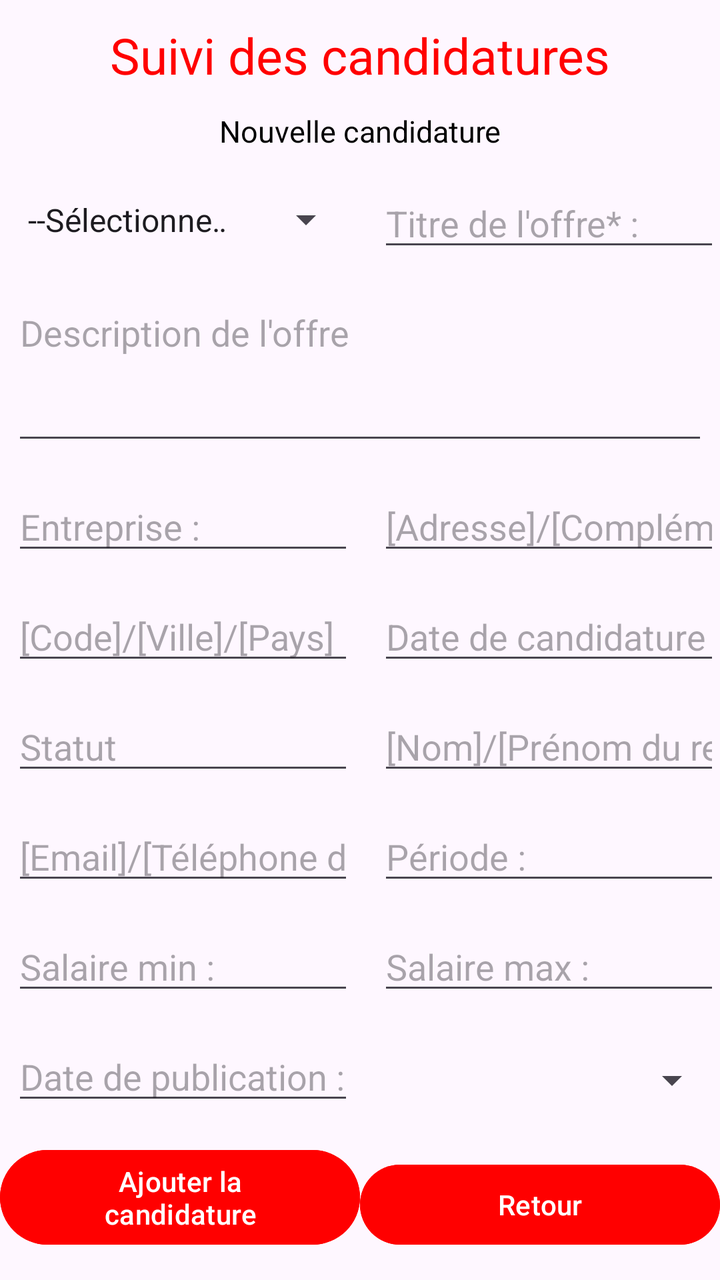
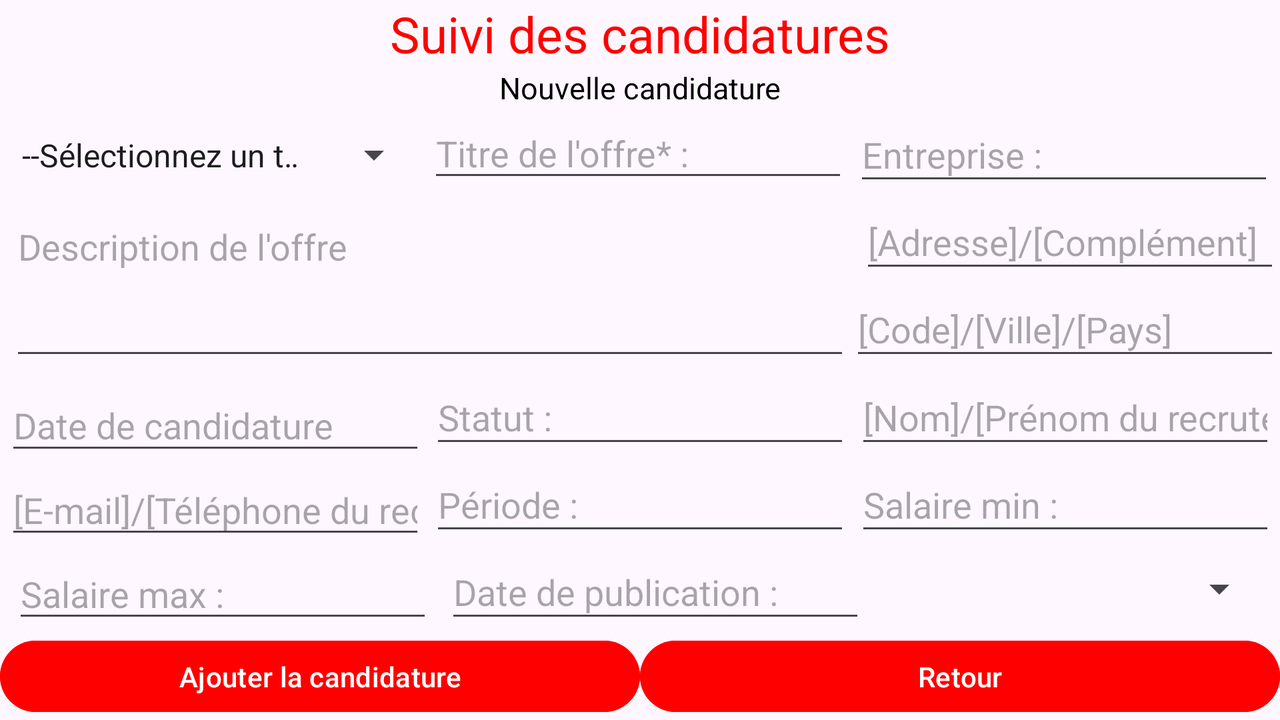

Two renders of one Android screen. The first uses the default layout on a phone; the second uses the alternative layout the repository ships for a different screen configuration, on a matching device. The two XML files are below.
<!-- AndroidManifest.xml: application theme Theme.SuiviCandidatures -->
<!-- res/layout/activity_new_candidature.xml -->
<?xml version="1.0" encoding="utf-8"?>
<androidx.constraintlayout.widget.ConstraintLayout xmlns:android="http://schemas.android.com/apk/res/android"
    xmlns:app="http://schemas.android.com/apk/res-auto"
    xmlns:tools="http://schemas.android.com/tools"
    android:layout_width="match_parent"
    android:layout_height="match_parent"
    tools:context=".NewCandidatureActivity">

    <TextView
        android:id="@+id/logotitlenewcandidature"
        android:layout_width="wrap_content"
        android:layout_height="wrap_content"
        android:text="Suivi des candidatures"
        android:textColor="@color/red"
        android:textSize="25dp"
        app:layout_constraintBottom_toTopOf="@id/titlenewcandidature"
        app:layout_constraintEnd_toEndOf="parent"
        app:layout_constraintStart_toStartOf="parent"
        app:layout_constraintTop_toTopOf="parent" />

    <TextView
        android:id="@+id/titlenewcandidature"
        android:layout_width="wrap_content"
        android:layout_height="wrap_content"
        android:text="Nouvelle candidature"
        android:textColor="@color/black"
        android:textSize="15dp"
        app:layout_constraintEnd_toEndOf="parent"
        app:layout_constraintStart_toStartOf="parent"
        app:layout_constraintTop_toBottomOf="@id/logotitlenewcandidature"
        app:layout_constraintBottom_toTopOf="@id/type_candidature_spinner"/>

    <Spinner
        android:id="@+id/type_candidature_spinner"
        android:layout_width="0dp"
        android:layout_height="47dp"
        android:entries="@array/type_candidature_list"
        app:layout_constraintBottom_toTopOf="@id/details_input"
        app:layout_constraintEnd_toStartOf="@id/titre_candidature_input"
        app:layout_constraintStart_toStartOf="parent"
        app:layout_constraintTop_toBottomOf="@id/titlenewcandidature"
        android:layout_marginStart="6dp"
        android:layout_marginEnd="6dp"/>

    <EditText
        android:id="@+id/titre_candidature_input"
        android:layout_width="0dp"
        android:layout_height="wrap_content"
        android:layout_marginStart="6dp"
        android:ems="10"
        android:inputType="text"
        android:hint="Titre de l'offre* :"
        app:layout_constraintStart_toEndOf="@id/type_candidature_spinner"
        app:layout_constraintTop_toBottomOf="@id/titlenewcandidature"
        app:layout_constraintEnd_toEndOf="parent"
        app:layout_constraintBottom_toTopOf="@id/details_input"/>

    <EditText
        android:id="@+id/details_input"
        android:layout_width="0dp"
        android:layout_height="wrap_content"
        android:ems="10"
        android:layout_marginStart="6dp"
        android:layout_marginEnd="6dp"
        android:gravity="top|start"
        android:hint="Description de l'offre"
        android:inputType="textMultiLine"
        android:maxLines="5"
        android:minLines="3"
        app:layout_constraintTop_toBottomOf="@id/titre_candidature_input"
        app:layout_constraintStart_toStartOf="parent"
        app:layout_constraintEnd_toEndOf="parent"
        app:layout_constraintBottom_toTopOf="@id/nom_entreprise_input"/>

    <EditText
        android:id="@+id/nom_entreprise_input"
        android:layout_width="0dp"
        android:layout_marginStart="6dp"
        android:layout_marginEnd="6dp"
        android:layout_height="wrap_content"
        android:ems="10"
        android:inputType="text"
        android:hint="Entreprise :"
        app:layout_constraintBottom_toTopOf="@id/cp_ville_pays_entreprise_input"
        app:layout_constraintTop_toBottomOf="@id/details_input"
        app:layout_constraintStart_toStartOf="parent"
        app:layout_constraintEnd_toStartOf="@id/adresse_entreprise_input"/>

    <EditText
        android:id="@+id/adresse_entreprise_input"
        android:layout_width="0dp"
        android:layout_height="wrap_content"
        android:layout_marginStart="6dp"
        android:ems="10"
        android:hint="[Adresse]/[Complément]"
        android:inputType="text"
        app:layout_constraintEnd_toEndOf="parent"
        app:layout_constraintStart_toEndOf="@id/nom_entreprise_input"
        app:layout_constraintTop_toBottomOf="@id/details_input"
        app:layout_constraintBottom_toTopOf="@id/date_candidature_input"/>

    <EditText
        android:id="@+id/cp_ville_pays_entreprise_input"
        android:layout_width="0dp"
        android:layout_height="wrap_content"
        android:layout_marginStart="6dp"
        android:layout_marginEnd="6dp"
        android:ems="10"
        android:hint="[Code]/[Ville]/[Pays]"
        android:inputType="text"
        app:layout_constraintStart_toStartOf="parent"
        app:layout_constraintTop_toBottomOf="@+id/nom_entreprise_input"
        app:layout_constraintEnd_toStartOf="@id/date_candidature_input"
        app:layout_constraintBottom_toTopOf="@id/nom_prenom_recruteur_input"/>

    <EditText
        android:id="@+id/date_candidature_input"
        android:layout_width="0dp"
        android:layout_height="wrap_content"
        android:ems="10"
        android:layout_marginStart="6dp"
        android:hint="Date de candidature"
        android:inputType="date"
        app:layout_constraintEnd_toEndOf="parent"
        app:layout_constraintStart_toEndOf="@id/cp_ville_pays_entreprise_input"
        app:layout_constraintTop_toBottomOf="@+id/adresse_entreprise_input"
        app:layout_constraintBottom_toTopOf="@id/nom_prenom_recruteur_input"/>

    <EditText
        android:id="@+id/statut_input"
        android:layout_width="0dp"
        android:layout_height="wrap_content"
        android:layout_marginStart="6dp"
        android:layout_marginEnd="6dp"
        android:ems="10"
        android:hint="Statut"
        android:inputType="text"
        app:layout_constraintBottom_toTopOf="@+id/email_tel_recruteur_input"
        app:layout_constraintEnd_toStartOf="@id/nom_prenom_recruteur_input"
        app:layout_constraintStart_toStartOf="parent"
        app:layout_constraintTop_toBottomOf="@+id/cp_ville_pays_entreprise_input" />

    <EditText
        android:id="@+id/nom_prenom_recruteur_input"
        android:layout_width="0dp"
        android:layout_height="wrap_content"
        android:layout_marginStart="6dp"
        android:ems="10"
        android:hint="[Nom]/[Prénom du recruteur]"
        android:inputType="textEmailAddress"
        app:layout_constraintBottom_toTopOf="@+id/periode_input"
        app:layout_constraintEnd_toEndOf="parent"
        app:layout_constraintStart_toEndOf="@id/statut_input"
        app:layout_constraintTop_toBottomOf="@+id/date_candidature_input" />

    <EditText
        android:id="@+id/email_tel_recruteur_input"
        android:layout_width="0dp"
        android:layout_height="wrap_content"
        android:ems="10"
        android:hint="[Email]/[Téléphone du recruteur]"
        android:inputType="text"
        android:layout_marginStart="6dp"
        android:layout_marginEnd="6dp"
        app:layout_constraintEnd_toStartOf="@id/periode_input"
        app:layout_constraintStart_toStartOf="parent"
        app:layout_constraintTop_toBottomOf="@id/statut_input"
        app:layout_constraintBottom_toTopOf="@id/salaire_min_input"
        tools:layout_editor_absoluteY="471dp" />

    <EditText
        android:id="@+id/periode_input"
        android:layout_width="0dp"
        android:layout_height="wrap_content"
        android:ems="10"
        android:hint="Période :"
        android:layout_marginStart="6dp"
        android:inputType="text"
        app:layout_constraintStart_toEndOf="@id/email_tel_recruteur_input"
        app:layout_constraintBottom_toTopOf="@id/salaire_max_input"
        app:layout_constraintEnd_toEndOf="parent"
        app:layout_constraintTop_toBottomOf="@id/nom_prenom_recruteur_input"
        tools:layout_editor_absoluteY="459dp" />

    <EditText
        android:id="@+id/salaire_min_input"
        android:layout_width="0dp"
        android:layout_height="wrap_content"
        android:ems="10"
        android:hint="Salaire min :"
        android:layout_marginEnd="6dp"
        android:layout_marginStart="6dp"
        android:inputType="number"
        app:layout_constraintEnd_toStartOf="@id/salaire_max_input"
        app:layout_constraintStart_toStartOf="parent"
        app:layout_constraintBottom_toTopOf="@id/date_publication_input"
        app:layout_constraintTop_toBottomOf="@id/email_tel_recruteur_input"
        tools:layout_editor_absoluteY="519dp" />

    <EditText
        android:id="@+id/salaire_max_input"
        android:layout_width="0dp"
        android:layout_height="wrap_content"
        android:ems="10"
        android:hint="Salaire max :"
        android:layout_marginStart="6dp"
        android:inputType="number"
        app:layout_constraintStart_toEndOf="@id/salaire_min_input"
        app:layout_constraintEnd_toEndOf="parent"
        app:layout_constraintTop_toBottomOf="@id/periode_input"
        app:layout_constraintBottom_toTopOf="@id/cvs_spinner"
        tools:layout_editor_absoluteY="515dp" />

    <EditText
        android:id="@+id/date_publication_input"
        android:layout_width="0dp"
        android:layout_height="wrap_content"
        android:layout_marginStart="6dp"
        android:layout_marginEnd="6dp"
        android:ems="10"
        android:hint="Date de publication :"
        android:inputType="date"
        app:layout_constraintBottom_toTopOf="@id/add_candidature_button"
        app:layout_constraintTop_toBottomOf="@id/salaire_min_input"
        app:layout_constraintEnd_toStartOf="@id/cvs_spinner"
        app:layout_constraintStart_toStartOf="parent"
        tools:layout_editor_absoluteY="589dp" />

    <Spinner
        android:id="@+id/cvs_spinner"
        android:layout_width="0dp"
        android:layout_height="49dp"
        android:layout_marginStart="6dp"
        app:layout_constraintBottom_toTopOf="@id/new_to_candidature_button"
        app:layout_constraintEnd_toEndOf="parent"
        app:layout_constraintStart_toEndOf="@id/date_publication_input"
        app:layout_constraintTop_toBottomOf="@+id/salaire_max_input" />

    <Button
        android:id="@+id/add_candidature_button"
        android:layout_width="0dp"
        android:layout_height="wrap_content"
        android:backgroundTint="@color/red"
        android:text="Ajouter la candidature"
        android:textColor="@color/white"
        app:layout_constraintTop_toBottomOf="@id/date_publication_input"
        app:layout_constraintEnd_toStartOf="@id/new_to_candidature_button"
        app:layout_constraintBottom_toBottomOf="parent"
        app:layout_constraintStart_toStartOf="parent" />

    <Button
        android:id="@+id/new_to_candidature_button"
        android:layout_width="0dp"
        android:layout_height="wrap_content"
        android:backgroundTint="@color/red"
        android:text="Retour"
        android:textColor="@color/white"
        app:layout_constraintTop_toBottomOf="@id/cvs_spinner"
        app:layout_constraintEnd_toEndOf="parent"
        app:layout_constraintStart_toEndOf="@+id/add_candidature_button"
        app:layout_constraintBottom_toBottomOf="parent"
        tools:layout_editor_absoluteY="677dp" />

</androidx.constraintlayout.widget.ConstraintLayout>
<!-- resources referenced by this layout -->
<resources>
  <string-array name="type_candidature_list">
          <item value="">--Sélectionnez un type d\'offre</item>
          <item value="Alternance">Alternance</item>
          <item value="Stage">Stage</item>
          <item value="CDI">CDI</item>
          <item value="CDD">CDD</item>
          <item value="Freelance">Freelance</item>
          <item value="Autre">Autre</item>
      </string-array>
  <color name="black">#FF000000</color>
  <color name="red">#FFFF0000</color>
  <color name="white">#FFFFFFFF</color>
  <style name="Theme.SuiviCandidatures" parent="Theme.Material3.Light.NoActionBar" />
</resources>
<!-- res/layout-land/activity_new_candidature.xml (the repository's variant of the layout above) -->
<!-- drawn on the phone turned sideways -->
<?xml version="1.0" encoding="utf-8"?>
<androidx.constraintlayout.widget.ConstraintLayout xmlns:android="http://schemas.android.com/apk/res/android"
    android:layout_width="match_parent"
    android:layout_height="match_parent"
    xmlns:app="http://schemas.android.com/apk/res-auto">

    <TextView
        android:id="@+id/logotitlenewcandidature"
        android:layout_width="wrap_content"
        android:layout_height="wrap_content"
        android:text="Suivi des candidatures"
        android:textColor="@color/red"
        android:textSize="25dp"
        app:layout_constraintBottom_toTopOf="@id/titlenewcandidature"
        app:layout_constraintEnd_toEndOf="parent"
        app:layout_constraintStart_toStartOf="parent"
        app:layout_constraintTop_toTopOf="parent" />

    <TextView
        android:id="@+id/titlenewcandidature"
        android:layout_width="wrap_content"
        android:layout_height="wrap_content"
        android:text="Nouvelle candidature"
        android:textColor="@color/black"
        android:textSize="15dp"
        app:layout_constraintEnd_toEndOf="parent"
        app:layout_constraintStart_toStartOf="parent"
        app:layout_constraintTop_toBottomOf="@id/logotitlenewcandidature"
        app:layout_constraintBottom_toTopOf="@id/titre_candidature_input"/>

    <Spinner
        android:id="@+id/type_candidature_spinner"
        android:layout_width="208dp"
        android:layout_height="0dp"
        app:layout_constraintVertical_weight="1"
        android:entries="@array/type_candidature_list"
        app:layout_constraintBottom_toTopOf="@id/details_input"
        app:layout_constraintEnd_toStartOf="@id/titre_candidature_input"
        app:layout_constraintStart_toStartOf="parent"
        app:layout_constraintTop_toBottomOf="@id/titlenewcandidature" />

    <EditText
        android:id="@+id/titre_candidature_input"
        android:layout_width="wrap_content"
        android:layout_height="0dp"
        android:ems="10"
        android:inputType="text"
        android:hint="Titre de l'offre* :"
        app:layout_constraintVertical_weight="1"
        app:layout_constraintStart_toEndOf="@id/type_candidature_spinner"
        app:layout_constraintTop_toBottomOf="@id/titlenewcandidature"
        app:layout_constraintEnd_toStartOf="@id/nom_entreprise_input"
        app:layout_constraintBottom_toTopOf="@id/details_input"/>

    <EditText
        android:id="@+id/nom_entreprise_input"
        android:layout_width="wrap_content"
        android:layout_height="0dp"
        android:ems="10"
        android:hint="Entreprise :"
        app:layout_constraintVertical_weight="1"
        android:inputType="text"
        app:layout_constraintBottom_toTopOf="@id/adresse_entreprise_input"
        app:layout_constraintEnd_toEndOf="parent"
        app:layout_constraintStart_toEndOf="@id/titre_candidature_input"
        app:layout_constraintTop_toBottomOf="@id/titlenewcandidature" />

    <EditText
        android:id="@+id/details_input"
        android:layout_width="0dp"
        android:layout_height="0dp"
        android:ems="10"
        android:gravity="top|start"
        android:hint="Description de l'offre"
        app:layout_constraintVertical_weight="2"
        android:layout_margin="5dp"
        android:inputType="textMultiLine"
        android:maxLines="2"
        android:minLines="4"
        app:layout_constraintHorizontal_weight="2"
        app:layout_constraintTop_toBottomOf="@id/titre_candidature_input"
        app:layout_constraintStart_toStartOf="parent"
        app:layout_constraintEnd_toStartOf="@id/adresse_entreprise_input"
        app:layout_constraintBottom_toTopOf="@id/date_candidature_input"/>

    <EditText
        android:id="@+id/adresse_entreprise_input"
        android:layout_width="0dp"
        android:layout_height="0dp"
        android:ems="10"
        android:hint="[Adresse]/[Complément]"
        app:layout_constraintHorizontal_weight="1"
        android:inputType="text"
        app:layout_constraintEnd_toEndOf="parent"
        app:layout_constraintVertical_weight="1"
        app:layout_constraintStart_toEndOf="@id/details_input"
        app:layout_constraintTop_toBottomOf="@id/nom_entreprise_input"
        app:layout_constraintBottom_toTopOf="@id/cp_ville_pays_entreprise_input"/>

    <EditText
        android:id="@+id/cp_ville_pays_entreprise_input"
        android:layout_width="0dp"
        android:layout_height="0dp"
        app:layout_constraintHorizontal_weight="1"
        android:ems="10"
        android:hint="[Code]/[Ville]/[Pays]"
        app:layout_constraintVertical_weight="1"
        android:inputType="text"
        app:layout_constraintStart_toEndOf="@id/details_input"
        app:layout_constraintTop_toBottomOf="@+id/adresse_entreprise_input"
        app:layout_constraintEnd_toEndOf="parent"
        app:layout_constraintBottom_toTopOf="@id/nom_prenom_recruteur_input"/>

    <EditText
        android:id="@+id/date_candidature_input"
        android:layout_width="wrap_content"
        android:layout_height="0dp"
        android:ems="10"
        android:hint="Date de candidature"
        app:layout_constraintVertical_weight="1"
        android:inputType="date"
        app:layout_constraintEnd_toStartOf="@id/statut_input"
        app:layout_constraintStart_toStartOf="parent"
        app:layout_constraintTop_toBottomOf="@+id/details_input"
        app:layout_constraintBottom_toTopOf="@id/email_tel_recruteur_input"/>

    <EditText
        android:id="@+id/statut_input"
        android:layout_width="wrap_content"
        app:layout_constraintVertical_weight="1"
        android:layout_height="0dp"
        android:ems="10"
        android:hint="Statut :"
        android:inputType="text"
        app:layout_constraintBottom_toTopOf="@+id/periode_input"
        app:layout_constraintEnd_toStartOf="@id/nom_prenom_recruteur_input"
        app:layout_constraintStart_toEndOf="@id/date_candidature_input"
        app:layout_constraintTop_toBottomOf="@+id/details_input" />

    <EditText
        android:id="@+id/nom_prenom_recruteur_input"
        android:layout_width="wrap_content"
        android:layout_height="0dp"
        android:ems="10"
        android:hint="[Nom]/[Prénom du recruteur]"
        app:layout_constraintVertical_weight="1"
        android:inputType="text"
        app:layout_constraintBottom_toTopOf="@+id/salaire_min_input"
        app:layout_constraintEnd_toEndOf="parent"
        app:layout_constraintStart_toEndOf="@id/statut_input"
        app:layout_constraintTop_toBottomOf="@+id/cp_ville_pays_entreprise_input" />

    <EditText
        android:id="@+id/email_tel_recruteur_input"
        android:layout_width="wrap_content"
        android:layout_height="0dp"
        android:ems="10"
        android:hint="[E-mail]/[Téléphone du recruteur] :"
        app:layout_constraintVertical_weight="1"
        android:inputType="text"
        app:layout_constraintEnd_toStartOf="@id/periode_input"
        app:layout_constraintStart_toStartOf="parent"
        app:layout_constraintTop_toBottomOf="@id/date_candidature_input"
        app:layout_constraintBottom_toTopOf="@id/salaire_max_input"
         />

    <EditText
        android:id="@+id/periode_input"
        android:layout_width="wrap_content"
        android:layout_height="0dp"
        android:ems="10"
        app:layout_constraintVertical_weight="1"
        android:hint="Période :"
        android:inputType="text"
        app:layout_constraintStart_toEndOf="@id/email_tel_recruteur_input"
        app:layout_constraintBottom_toTopOf="@id/date_publication_input"
        app:layout_constraintEnd_toStartOf="@id/salaire_min_input"
        app:layout_constraintTop_toBottomOf="@id/statut_input" />

    <EditText
        android:id="@+id/salaire_min_input"
        android:layout_width="wrap_content"
        android:layout_height="0dp"
        android:ems="10"
        android:hint="Salaire min :"
        android:inputType="number"
        app:layout_constraintEnd_toEndOf="parent"
        app:layout_constraintVertical_weight="1"
        app:layout_constraintStart_toEndOf="@id/periode_input"
        app:layout_constraintBottom_toTopOf="@id/cvs_spinner"
        app:layout_constraintTop_toBottomOf="@id/nom_prenom_recruteur_input" />

    <EditText
        android:id="@+id/salaire_max_input"
        android:layout_width="wrap_content"
        android:layout_height="0dp"
        android:ems="10"
        android:hint="Salaire max :"
        android:inputType="number"
        app:layout_constraintVertical_weight="1"
        app:layout_constraintStart_toStartOf="parent"
        app:layout_constraintEnd_toStartOf="@id/date_publication_input"
        app:layout_constraintTop_toBottomOf="@id/email_tel_recruteur_input"
        app:layout_constraintBottom_toTopOf="@id/add_candidature_button" />

    <EditText
        android:id="@+id/date_publication_input"
        android:layout_width="wrap_content"
        android:layout_height="0dp"
        android:ems="10"
        android:hint="Date de publication :"
        app:layout_constraintVertical_weight="1"
        android:inputType="date"
        app:layout_constraintBottom_toTopOf="@id/add_candidature_button"
        app:layout_constraintTop_toBottomOf="@id/periode_input"
        app:layout_constraintEnd_toStartOf="@id/cvs_spinner"
        app:layout_constraintStart_toEndOf="@id/salaire_max_input" />

    <Spinner
        android:id="@+id/cvs_spinner"
        android:layout_width="195dp"
        android:layout_height="0dp"
        app:layout_constraintVertical_weight="1"
        app:layout_constraintBottom_toTopOf="@id/new_to_candidature_button"
        app:layout_constraintEnd_toEndOf="parent"
        app:layout_constraintStart_toEndOf="@id/date_publication_input"
        app:layout_constraintTop_toBottomOf="@+id/salaire_min_input" />

    <Button
        android:id="@+id/add_candidature_button"
        android:layout_width="0dp"
        android:layout_height="0dp"
        android:backgroundTint="@color/red"
        android:text="Ajouter la candidature"
        app:layout_constraintVertical_weight="1"
        android:textColor="@color/white"
        app:layout_constraintTop_toBottomOf="@id/date_publication_input"
        app:layout_constraintEnd_toStartOf="@id/new_to_candidature_button"
        app:layout_constraintBottom_toBottomOf="parent"
        app:layout_constraintStart_toStartOf="parent" />

    <Button
        android:id="@+id/new_to_candidature_button"
        android:layout_width="0dp"
        android:layout_height="0dp"
        android:backgroundTint="@color/red"
        android:text="Retour"
        android:textColor="@color/white"
        app:layout_constraintVertical_weight="1"
        app:layout_constraintTop_toBottomOf="@id/cvs_spinner"
        app:layout_constraintEnd_toEndOf="parent"
        app:layout_constraintStart_toEndOf="@+id/add_candidature_button"
        app:layout_constraintBottom_toBottomOf="parent" />

</androidx.constraintlayout.widget.ConstraintLayout>
